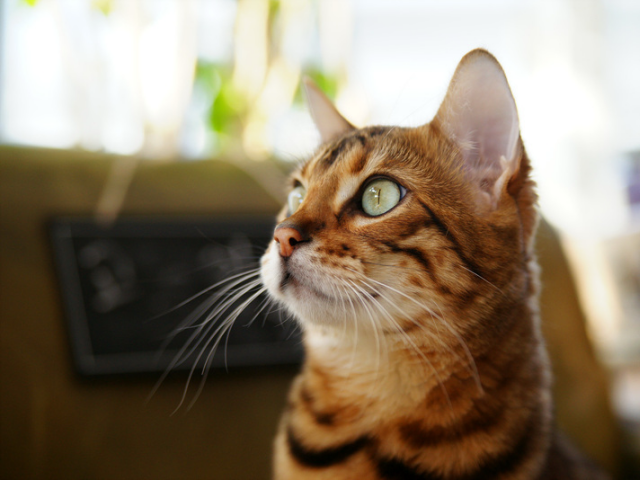
#> input picture ch02/cat.bmp, 640 x 480 px, found by its file name
$ python 2_1_chamjo.py
#> lines starting #> are read from the running program, lines starting #| are printed output that depends on the picture; after the words box and inside, x2 and y2 are one past the last pixel; in counts of white or black regions, pixels touching at a corner belong together
import os
import sys
import glob
import cv2
img1 = cv2.imread('opencv\ch02\cat.bmp', cv2.IMREAD_GRAYSCALE)
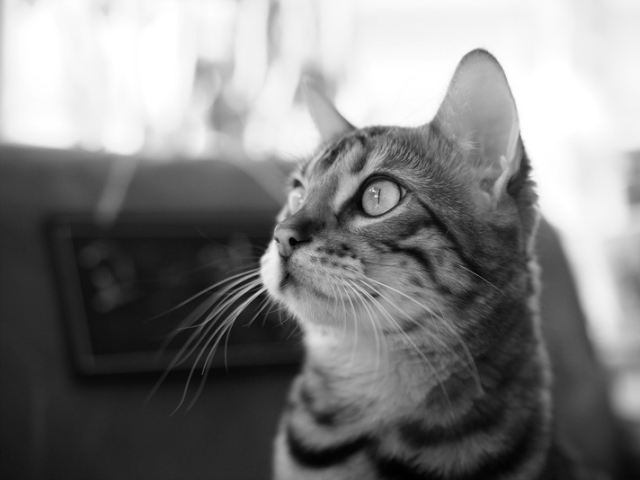
#> img1: shape (480, 640); min 0, max 255, mean 127.8
img2 = cv2.imread('opencv\ch02\cat.bmp', cv2.IMREAD_COLOR)
#> img2 is the input picture: shape (480, 640, 3); mean B, G, R 104.5, 125.6, 140.8


h, w = img2.shape[:2]
#> h = 480; w = 640

# [9 lines of commented-out code are left out]

img1[10:50, 250:350] = 0
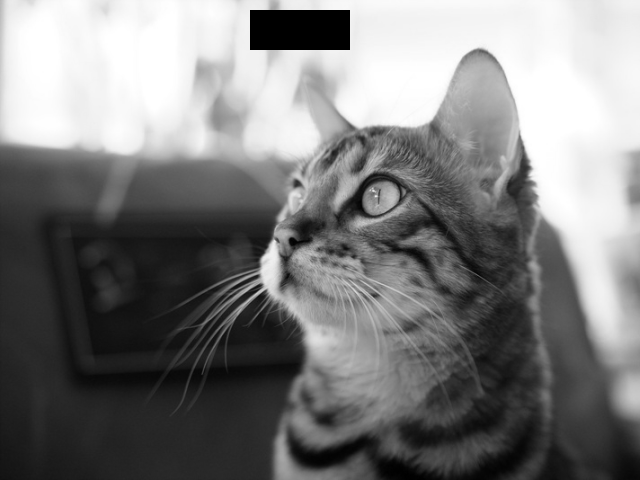
#> img1: shape (480, 640); 1.3% of pixels changed, all inside (x1, y1, x2, y2) = (250, 10, 350, 50)
img2[100:200, 250:350] = (0,0,255)
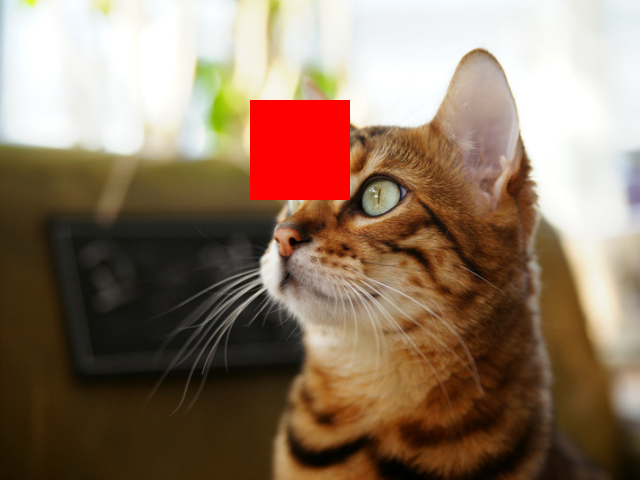
#> img2: shape (480, 640, 3); 3.26% of pixels changed, all inside (x1, y1, x2, y2) = (250, 100, 350, 200)

cv2.imshow("img1", img1)
cv2.imshow("img2", img2)
cv2.waitKey()
cv2.destroyAllWindows()

$ run again, with ch02/field.bmp copied over ch02/cat.bmp
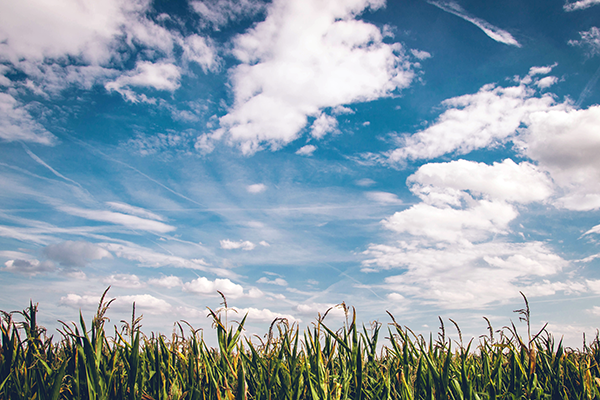
#> input picture ch02/field.bmp, 600 x 400 px, found by its file name
#> img2 is the input picture: shape (400, 600, 3); mean B, G, R 173.2, 160.3, 141.8
#> `img1[10:50, 250:350] = 0`:
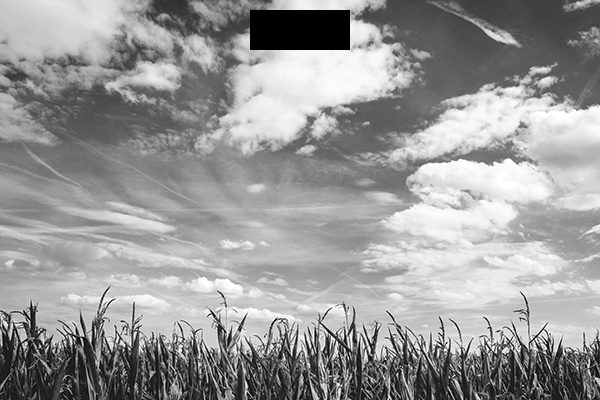
#> img1: shape (400, 600); min 0, max 255, mean 152.6
#> `img2[100:200, 250:350] = (0,0,255)`:
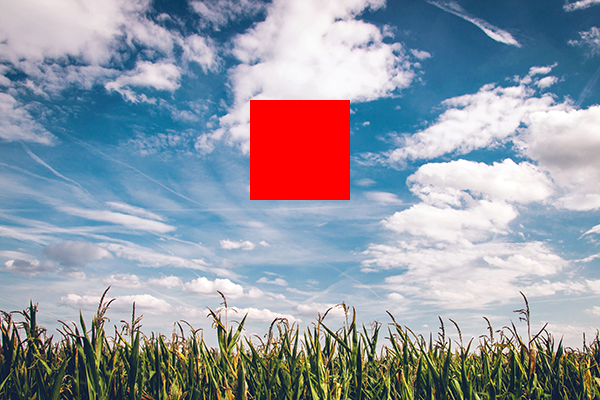
#> img2: shape (400, 600, 3); 4.17% of pixels changed, all inside (x1, y1, x2, y2) = (250, 100, 350, 200)

$ run again, with ch02/plane.bmp copied over ch02/cat.bmp
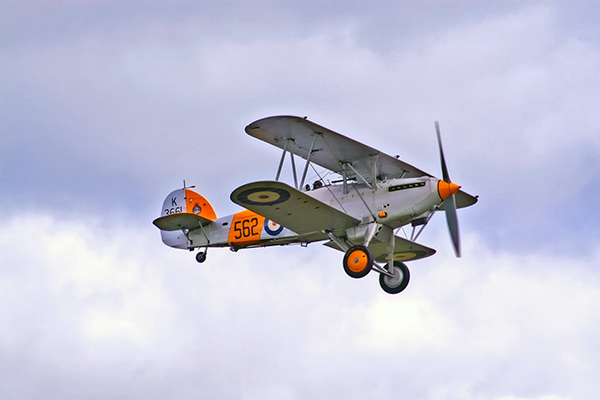
#> input picture ch02/plane.bmp, 600 x 400 px, found by its file name
#> img2 is the input picture: shape (400, 600, 3); mean B, G, R 217.1, 197.6, 196.8
#> `img1[10:50, 250:350] = 0`:
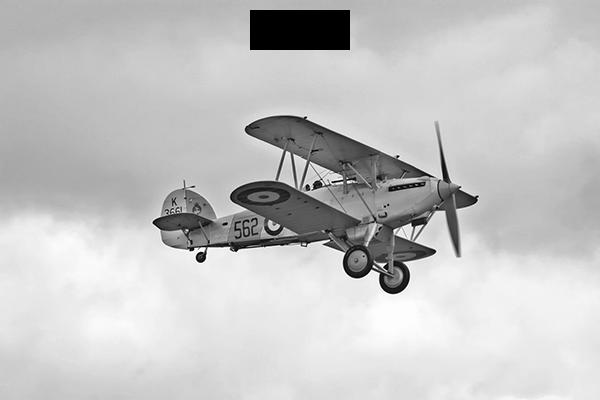
#> img1: shape (400, 600); min 0, max 255, mean 196.3
#> `img2[100:200, 250:350] = (0,0,255)`:
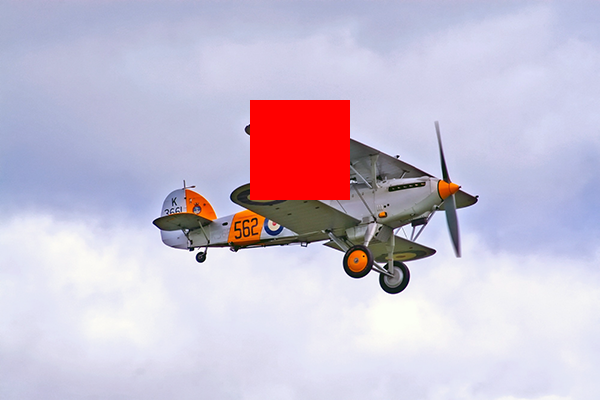
#> img2: shape (400, 600, 3); 4.17% of pixels changed, all inside (x1, y1, x2, y2) = (250, 100, 350, 200)

$ run again, with ch02/HappyFish.jpg saved as ch02/cat.bmp
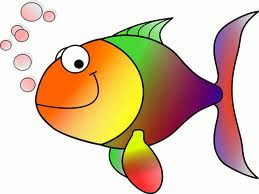
#> input picture ch02/HappyFish.jpg, 259 x 194 px, found by its file name
#> img2 is the input picture: shape (194, 259, 3); mean B, G, R 170.8, 196.4, 219.3
#> `img1[10:50, 250:350] = 0`:
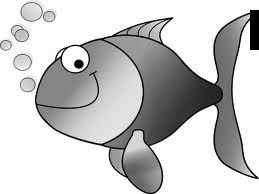
#> img1: shape (194, 259); min 0, max 255, mean 198.7
#> `img2[100:200, 250:350] = (0,0,255)`:
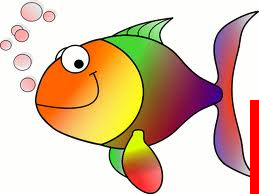
#> img2: shape (194, 259, 3); 1.68% of pixels changed, all inside (x1, y1, x2, y2) = (250, 100, 259, 194)
